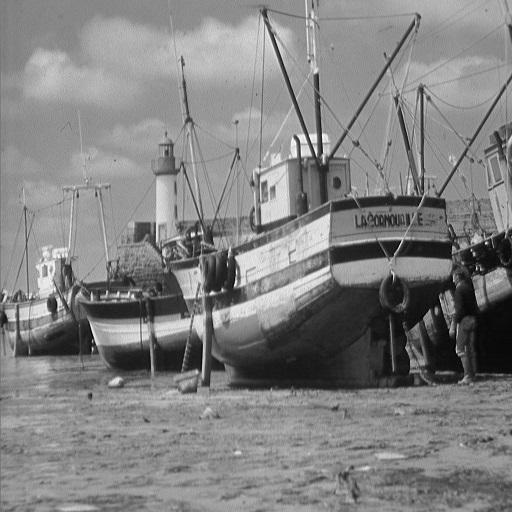
#> input picture entrega1/3-transformaciones/boat.jpg, 512 x 512 px
$ python transformada-negativo.py
#> lines starting #> are read from the running program, lines starting #| are printed output that depends on the picture
import cv2
import matplotlib.pyplot as plt
import numpy as np


image0 = cv2.imread("boat.jpg",0)
#> image0 is the input picture: shape (512, 512); min 0, max 255, mean 129.7
#plt.figure()
plt.subplot(1,2,1)
plt.imshow(image0, cmap='gray')
# plt.title('original image')

new_image = np.zeros(image0.shape, image0.dtype)
a = -1
b = 255

for y in range(image0.shape[0]):
  for x in range(image0.shape[1]):
    new_image[y,x] = np.clip(a*image0[y,x] + b, 0, 255)
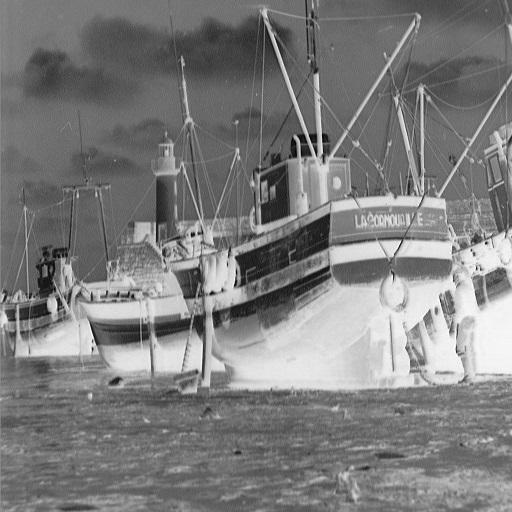
#> new_image: shape (512, 512); min 0, max 255, mean 125.3

plt.subplot(1,2,2)
plt.imshow(new_image, cmap='gray')
# plt.plot(image1)
plt.show()
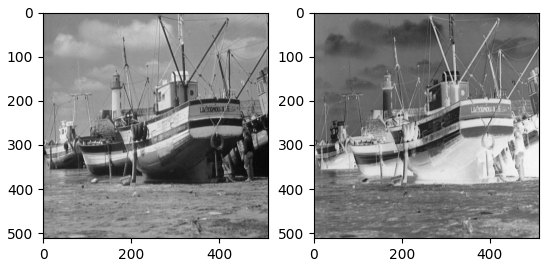
#> figure drawn by matplotlib, 2 panels
